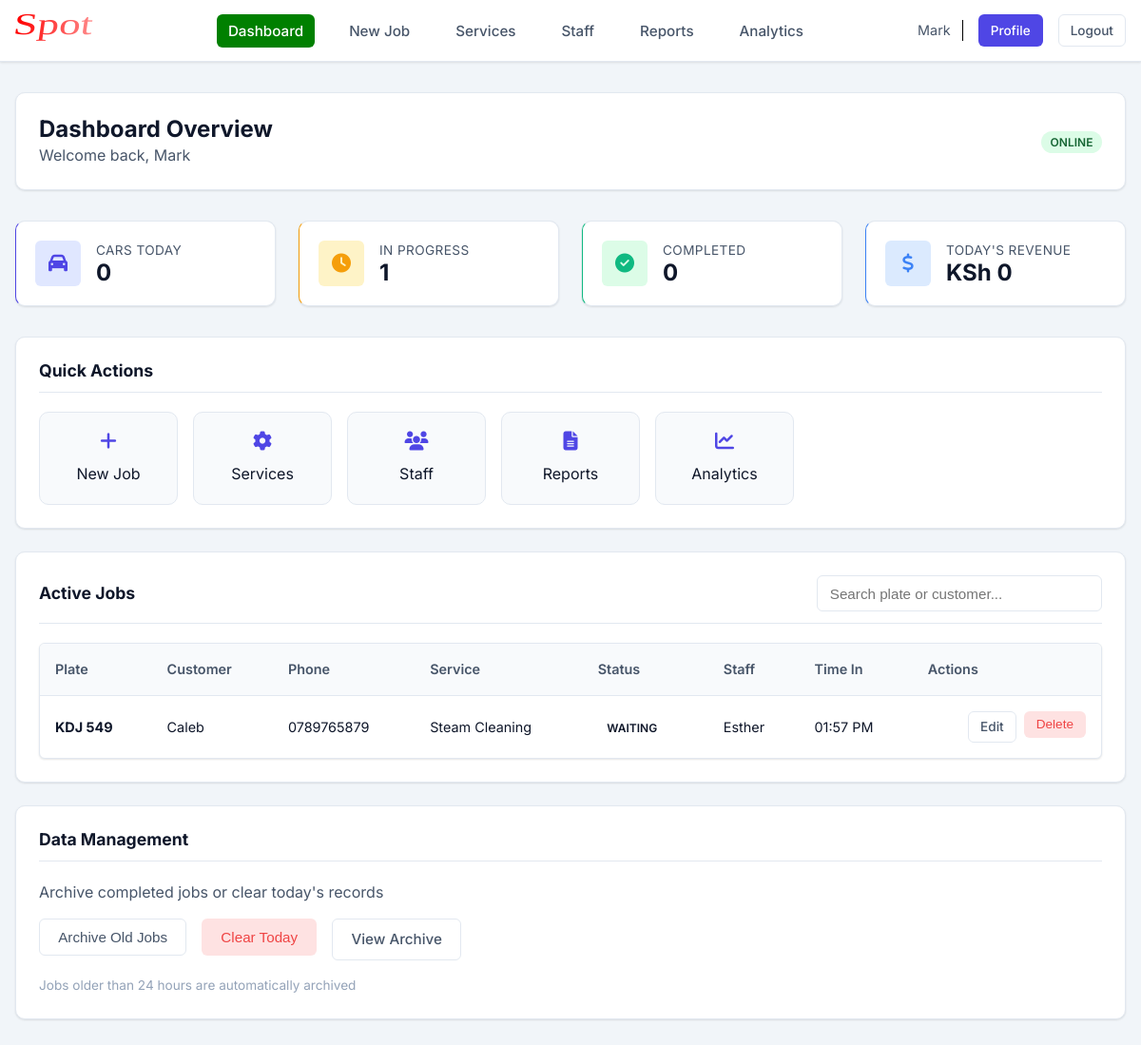
The page /admin/dashboard (signed in) on the database its author committed.
### app/models.py (models this page shows, shortened)
class User(UserMixin, db.Model):
    __tablename__ = 'users'
    id = db.Column(db.Integer, primary_key=True)
    username = db.Column(db.String(80), unique=True, nullable=False, index=True)
    full_name = db.Column(db.String(120), nullable=False)
    email = db.Column(db.String(120), unique=True, nullable=False)
    phone_number = db.Column(db.String(20))
    password_hash = db.Column(db.String(255), nullable=False)
    role = db.Column(db.String(20), nullable=False, default='staff')  # 'admin' or 'staff'
    is_active = db.Column(db.Boolean, default=True)
    created_at = db.Column(db.DateTime, default=datetime.utcnow)
    cars = db.relationship('Car', backref='assigned_user', lazy='dynamic')
    notifications = db.relationship('Notification', backref='user', lazy='dynamic')

class Car(db.Model):
    __tablename__ = 'cars'
    id = db.Column(db.Integer, primary_key=True)
    customer_name = db.Column(db.String(120), nullable=False)
    customer_phone = db.Column(db.String(20), nullable=False)
    customer_email = db.Column(db.String(120))
    plate_number = db.Column(db.String(20), nullable=False, unique=True, index=True)
    car_model = db.Column(db.String(100))
    service_id = db.Column(db.Integer, db.ForeignKey('services.id'), nullable=False)
    assigned_user_id = db.Column(db.Integer, db.ForeignKey('users.id'), nullable=False)
    status = db.Column(db.String(20), default='Waiting')  # Waiting, Washing, Detailing, Ready for Pickup, Completed
    time_in = db.Column(db.DateTime, default=datetime.utcnow, nullable=False)
    time_out = db.Column(db.DateTime)
    notes = db.Column(db.Text)

class Service(db.Model):
    __tablename__ = 'services'
    id = db.Column(db.Integer, primary_key=True)
    name = db.Column(db.String(100), unique=True, nullable=False)
    description = db.Column(db.Text)
    price = db.Column(db.Float, nullable=False)
    duration = db.Column(db.Integer, nullable=False)  # Duration in minutes
    is_active = db.Column(db.Boolean, default=True)
    created_at = db.Column(db.DateTime, default=datetime.utcnow)
    cars = db.relationship('Car', backref='service', lazy='dynamic')

### app/routes.py (the view)
@app.route('/admin/dashboard')
@login_required
@admin_required
def admin_dashboard():
    auto_archive_old_jobs()
    start_of_day_utc, end_of_day_utc = get_today_start_end_utc()
    total_jobs = Car.query.filter(
        Car.time_in >= start_of_day_utc,
        Car.time_in <= end_of_day_utc
    ).count()
    in_progress = Car.query.filter(
        Car.status.in_(['Waiting', 'Washing', 'Detailing', 'Ready for Pickup'])
    ).count()
    completed_today = Car.query.filter(
        Car.status == 'Completed',
        Car.time_out != None,
        Car.time_out >= start_of_day_utc,
        Car.time_out <= end_of_day_utc
    ).count()
    completed_jobs_today = Car.query.filter(
        Car.status == 'Completed',
        Car.time_out != None,
        Car.time_out >= start_of_day_utc,
        Car.time_out <= end_of_day_utc
    ).all()
    revenue = sum([job.service.price for job in completed_jobs_today])
    active_cars = Car.query.filter(
        db.or_(
            Car.status != 'Completed',
            db.and_(
                Car.status == 'Completed',
                Car.time_out >= start_of_day_utc,
                Car.time_out <= end_of_day_utc
            )
        )
    ).order_by(Car.time_in.desc()).all()
    for car in active_cars:
        car.time_in_display = kenya_time(car.time_in)
        car.time_out_display = kenya_time(car.time_out)
    stats = {
        'total_jobs': total_jobs,
        'in_progress': in_progress,
        'completed': completed_today,
        'revenue': f'{revenue:,.0f}'
    }
    return render_template('admin_dashboard.html', stats=stats, cars=active_cars)

### app/models.py (called while the page is built)
@login_manager.user_loader
def load_user(user_id):
    return User.query.get(int(user_id))

### app/routes.py (called while the page is built, shortened)
def kenya_time(dt):
    if dt is None:
        return None
    return dt + timedelta(hours=3)

def get_today_start_end_utc():
    now_kenya = datetime.utcnow() + timedelta(hours=3)
    today_kenya = now_kenya.date()
    start_of_day_kenya = datetime.combine(today_kenya, datetime.min.time())
    start_of_day_utc = start_of_day_kenya - timedelta(hours=3)
    end_of_day_kenya = datetime.combine(today_kenya, datetime.max.time())
    end_of_day_utc = end_of_day_kenya - timedelta(hours=3)
    return start_of_day_utc, end_of_day_utc

def auto_archive_old_jobs():
    cutoff_time = datetime.utcnow() - timedelta(hours=24)
    old_completed_jobs = Car.query.filter(
        Car.status == 'Completed',
        Car.time_out != None,
        Car.time_out < cutoff_time
    ).all()
    archived_count = 0
    if archived_count > 0:
        db.session.commit()
        print(f"[AUTO-ARCHIVE] Archived {archived_count} completed jobs older than 24 hours")
    return archived_count

### app/utils.py (called while the page is built)
def admin_required(f):
    @wraps(f)
    def decorated_function(*args, **kwargs):
        if not current_user.is_authenticated:
            flash('Please log in to access this page.', 'error')
            return redirect(url_for('login'))
        if current_user.role != 'admin':
            flash('You do not have permission to access this page.', 'error')
            return redirect(url_for('staff_dashboard'))
        return f(*args, **kwargs)
    return decorated_function

### app/templates/admin_dashboard.html (shortened to what this page needs)
{% extends "base.html" %}
{% block content %}
<div class="card" style="margin-bottom: 2rem;">
    <div style="display: flex; justify-content: space-between; align-items: center;">
        <div>
            <h1 style="font-size: 1.5rem; margin-bottom: 0;">Dashboard Overview</h1>
            <p style="color: var(--text-secondary); margin: 0;">Welcome back, {{ current_user.username }}</p>
        </div>
        <div style="text-align: right;">
            <span class="badge badge-completed">Online</span>
        </div>
    </div>
</div>
<div class="stats-grid">
    <div class="card-stat primary">
        <div class="stat-icon">
            <i class="fas fa-car"></i>
        </div>
        <div class="stat-content">
            <div class="stat-label">Cars Today</div>
            <div class="stat-value">{{ stats.total_jobs }}</div>
        </div>
    </div>
    <div class="card-stat warning">
        <div class="stat-icon">
            <i class="fas fa-clock"></i>
        </div>
        <div class="stat-content">
            <div class="stat-label">In Progress</div>
            <div class="stat-value">{{ stats.in_progress }}</div>
        </div>
    </div>
    <div class="card-stat success">
        <div class="stat-icon">
            <i class="fas fa-check-circle"></i>
        </div>
        <div class="stat-content">
            <div class="stat-label">Completed</div>
            <div class="stat-value">{{ stats.completed }}</div>
        </div>
    </div>
    <div class="card-stat accent">
        <div class="stat-icon">
            <i class="fas fa-dollar-sign"></i>
        </div>
        <div class="stat-content">
            <div class="stat-label">Today's Revenue</div>
            <div class="stat-value">KSh {{ stats.revenue }}</div>
        </div>
    </div>
</div>
<div class="card">
    <div class="card-header">
        <h2 class="card-title">Quick Actions</h2>
    </div>
    <div class="actions-grid">
        <a href="{{ url_for('add_car') }}" class="action-btn">
            <i class="fas fa-plus"></i>
            <span>New Job</span>
        </a>
        <a href="{{ url_for('manage_services') }}" class="action-btn">
            <i class="fas fa-cog"></i>
            <span>Services</span>
        </a>
        <a href="{{ url_for('manage_users') }}" class="action-btn">
            <i class="fas fa-users"></i>
            <span>Staff</span>
        </a>
        <a href="{{ url_for('reports') }}" class="action-btn">
            <i class="fas fa-file-alt"></i>
            <span>Reports</span>
        </a>
        <a href="{{ url_for('analytics') }}" class="action-btn">
            <i class="fas fa-chart-line"></i>
            <span>Analytics</span>
        </a>
    </div>
</div>
<div class="card">
    <div class="card-header">
        <h2 class="card-title">Active Jobs</h2>
        <div class="search-bar" style="max-width: 300px; width: 100%;">
            <input type="text" class="form-control" placeholder="Search plate or customer..." id="searchInput"
                onkeyup="searchTable()">
        </div>
    </div>
    {% if cars %}
    <div class="table-responsive">
        <table class="table" id="jobsTable">
            <thead>
                <tr>
                    <th>Plate</th>
                    <th>Customer</th>
                    <th>Phone</th>
                    <th>Service</th>
                    <th>Status</th>
                    <th>Staff</th>
                    <th>Time In</th>
                    <th>Actions</th>
                </tr>
            </thead>
            <tbody>
                {% for car in cars %}
                <tr>
                    <td data-label="Plate"><strong>{{ car.plate_number }}</strong></td>
                    <td data-label="Customer">{{ car.customer_name }}</td>
                    <td data-label="Phone">{{ car.customer_phone }}</td>
                    <td data-label="Service">{{ car.service.name }}</td>
                    <td data-label="Status">
                        <span class="badge badge-{{ car.status.lower().replace(' ', '-') }}">
                            {{ car.status }}
                        </span>
                    </td>
                    <td data-label="Staff">{{ car.assigned_user.username if car.assigned_user else 'Unassigned' }}</td>
                    <td data-label="Time In">{{ car.time_in_display.strftime('%I:%M %p') if car.time_in_display else
                        'N/A' }}</td>
                    <td data-label="Actions">
                        <div style="display: flex; gap: 0.5rem; justify-content: flex-end;">
                            <a href="{{ url_for('edit_car', car_id=car.id) }}" class="btn btn-sm btn-secondary">Edit</a>
                            <form method="POST" action="{{ url_for('delete_car', car_id=car.id) }}"
                                style="display: inline;" onsubmit="return confirm('Delete this job?')">
                                <button type="submit" class="btn btn-sm btn-danger">Delete</button>
                            </form>
                        </div>
                    </td>
                </tr>
                {% endfor %}
            </tbody>
        </table>
    </div>
    {% endif %}
</div>
<div class="card">
    <div class="card-header">
        <h2 class="card-title">Data Management</h2>
    </div>
    <div>
        <p style="margin-bottom: 1rem; color: var(--text-secondary);">Archive completed jobs or clear today's records
        </p>
        <div style="display: flex; gap: 1rem; flex-wrap: wrap;">
            <form method="POST" action="{{ url_for('archive_now') }}" style="display: inline;">
                <button type="submit" class="btn btn-secondary">Archive Old Jobs</button>
            </form>
            <form method="POST" action="{{ url_for('clear_today_data') }}" style="display: inline;"
                onsubmit="return confirm('Clear all today\'s data?')">
                <button type="submit" class="btn btn-danger">Clear Today</button>
            </form>
            <a href="{{ url_for('view_archived_jobs') }}" class="btn btn-secondary">View Archive</a>
        </div>
        <p style="margin-top: 1rem; font-size: 0.85rem; color: var(--text-muted);">
            Jobs older than 24 hours are automatically archived
        </p>
    </div>
</div>
{% endblock %}

### app/templates/base.html (shortened to what this page needs)
<!DOCTYPE html>
<html lang="en">
<head>
    <link rel="stylesheet" href="{{ url_for('static', filename='css/style.css') }}">
    <link rel="stylesheet" href="https://cdnjs.cloudflare.com/ajax/libs/font-awesome/6.5.1/css/all.min.css">
</head>
<body>
    {% if current_user.is_authenticated %}
    <nav class="navbar">
        <div class="nav-container">
            <a href="{{ url_for('admin_dashboard') if current_user.role == 'admin' else url_for('staff_dashboard') }}"
                class="nav-brand" style="font-family: 'Inter', sans-serif;">
                <img src="{{ url_for('static', filename='images/spot.svg') }}" alt="Spot"
                    style="height: 40px; width: auto; margin: 0; transform: translateY(0);">
            </a>
            <ul class="nav-menu">
                {% if current_user.role == 'admin' %}
                <li><a href="{{ url_for('admin_dashboard') }}"
                        class="nav-link {% if request.endpoint == 'admin_dashboard' %}active{% endif %}">Dashboard</a>
                </li>
                <li><a href="{{ url_for('add_car') }}"
                        class="nav-link {% if request.endpoint == 'add_car' %}active{% endif %}">New Job</a></li>
                <li><a href="{{ url_for('manage_services') }}"
                        class="nav-link {% if request.endpoint == 'manage_services' %}active{% endif %}">Services</a>
                </li>
                <li><a href="{{ url_for('manage_users') }}"
                        class="nav-link {% if request.endpoint == 'manage_users' %}active{% endif %}">Staff</a></li>
                <li><a href="{{ url_for('reports') }}"
                        class="nav-link {% if request.endpoint == 'reports' %}active{% endif %}">Reports</a></li>
                <li><a href="{{ url_for('analytics') }}"
                        class="nav-link {% if request.endpoint == 'analytics' %}active{% endif %}">Analytics</a></li>
                {% else %}
                <li><a href="{{ url_for('staff_dashboard') }}"
                        class="nav-link {% if request.endpoint == 'staff_dashboard' %}active{% endif %}">My Jobs</a>
                </li>
                {% endif %}
            </ul>
            <div class="nav-right">
                <span
                    style="font-size: 0.9rem; padding-right: 12px; border-right: 1px solid black; color: var(--text-secondary);">{{
                    current_user.username }}</span>
                <a href="{{ url_for('view_profile') }}" class="btn btn-sm btn-primary">Profile</a>
                <a href="{{ url_for('logout') }}" class="btn btn-sm btn-secondary">Logout</a>
            </div>
        </div>
    </nav>
    {% endif %}
    <main class="main-content">
        {% block content %}{% endblock %}
    </main>
</body>
</html>

### rows shown on the page
User: username "Mark"
Car: plate_number "KDJ 549", customer_name "Caleb", customer_phone "0789765879", service.name "Steam Cleaning", status "WAITING", assigned_user "Esther", time_in_display "01:57 PM"

### other values the page prints
{{ stats.total_jobs }} "0"
{{ stats.in_progress }} "1"
{{ stats.completed }} "0"
{{ stats.revenue }} "0"
